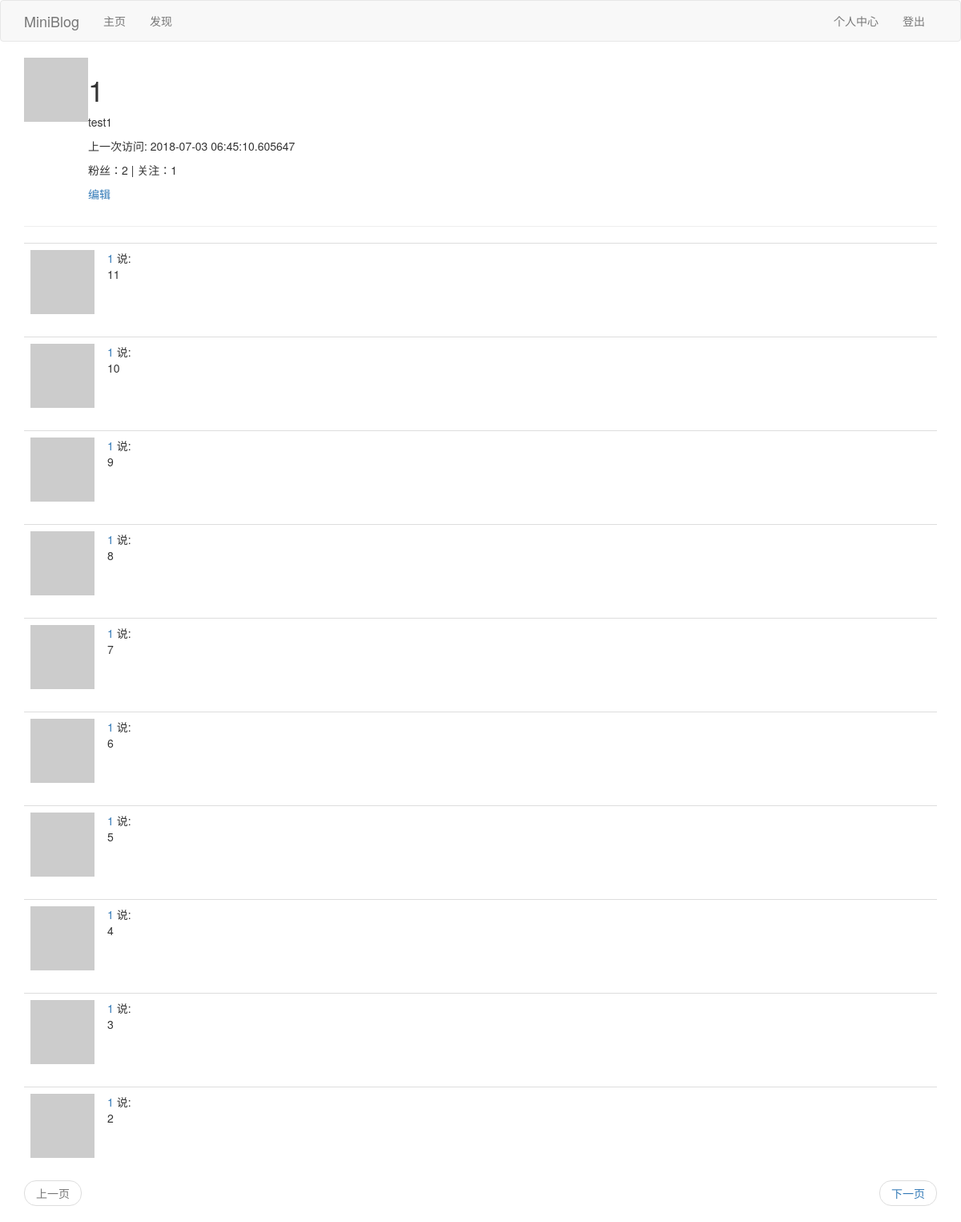
/user/1 (signed in), run on the app's committed database.
### app/models.py (models this page shows, shortened)
class User(UserMixin,db.Model):
	__tablename__ = 'user'
	id = db.Column(db.Integer,primary_key=True)
	username = db.Column(db.String(64),index=True,unique=True)
	email = db.Column(db.String(64),index=True,unique=True)
	password_hash = db.Column(db.String(128))
	posts = db.relationship('Post',backref='author',lazy='dynamic')
	about_me = db.Column(db.String(140))
	last_seen = db.Column(db.DateTime,default=datetime.utcnow)
	def __repr__(self):
		return '<User {}'.format(self.username)
	__str__ = __repr__
	def avatar(self,size):
		digest = md5(self.email.lower().encode('utf-8')).hexdigest()
		return r'https://www.gravatar.com/avatar/{}?d=identicon&s={}'.format(digest,size)
	followed = db.relationship("User",secondary=followers,
		primaryjoin=(followers.c.follower_id == id),
		secondaryjoin=(followers.c.followed_id == id),
		backref=db.backref('followers',lazy='dynamic'),lazy='dynamic'
		)

class Post(db.Model):
    id = db.Column(db.Integer, primary_key=True)
    body = db.Column(db.String(140))
    timestamp = db.Column(db.DateTime, index=True, default=datetime.utcnow)
    user_id = db.Column(db.Integer, db.ForeignKey('user.id'))

### app/views.py (the view)
@app.route('/user/<username>')
@login_required
def user(username):
	user = User.query.filter_by(username=username).first_or_404()
	page = request.args.get('page',1,type=int)
	posts = user.posts.order_by(Post.timestamp.desc()).paginate(
		page,app.config['POSTS_PER_PAGE'],False)
	next_url = url_for('user',username=username,page=posts.next_num) if posts.has_next else None
	prev_url = url_for('user',username=username,page=posts.prev_num) if posts.has_prev else None
	return render_template('user.html',user=user,posts=posts.items,next_url=next_url, prev_url=prev_url)

### app/models.py (called while the page is built)
@login.user_loader
def load_user(id):
	return User.query.get(int(id))

### app/views.py (called while the page is built)
@app.before_request
def before_request():
	if current_user.is_authenticated:
		current_user.last_seen = datetime.utcnow()
		db.session.commit()

### app/templates/user.html
{% extends "base.html" %}
{% block app_content %}
	<table>
        <tr valign="top">
            <td><img src="{{ user.avatar(128) }}"></td>
            <td>
            	<h1>{{ user.username }}</h1>
            	{% if user.about_me %}<p>{{ user.about_me }}</p>{% endif %}
                {% if user.last_seen %}<p>上一次访问: {{ user.last_seen }}</p>{% endif %}
                <p>粉丝：{{ user.followers.count() }} | 关注：{{ user.followed.count() }} </p>
                {% if user == current_user %}
                    <p><a href="{{ url_for('edit_profile') }}">编辑</a></p>
                {% elif current_user.is_following(user) %}
                    <p><a href="{{ url_for('unfollow', username=user.username) }}">取消关注</a></p>
                {% else %}
                    <p><a href="{{ url_for('follow', username=user.username) }}">点击关注</a></p>
                {% endif %}
            </td>
        </tr>
    </table>
	<hr>
	{% for post in posts %}
		{% include "_post.html" %}
	{% endfor %}
    {% include "_pagination.html" %}
{% endblock %}

### app/templates/_post.html
    <table class="table table-hover">
        <tr>
            <td width="70px">
                <a href="{{ url_for('user', username=post.author.username) }}">
                    <img src="{{ post.author.avatar(70) }}" />
                </a>
            </td>
            <td>
                <a href="{{ url_for('user', username=post.author.username) }}">
                    {{ post.author.username }}
                </a>
                说:
                <br>
                {{ post.body }}
            </td>
        </tr>
    </table>

### data on the page
User: username "1", about_me "test1", last_seen "2018-07-03 06:45:10.605647"
Post: author.username "1", body "11"
Post: author.username "1", body "10"
Post: author.username "1", body "9"
Post: author.username "1", body "8"
Post: author.username "1", body "7"
Post: author.username "1", body "6"
Post: author.username "1", body "5"
Post: author.username "1", body "4"
Post: author.username "1", body "3"
Post: author.username "1", body "2"

### other printed values
{{ user.followers.count() }} "2"
{{ user.followed.count() }} "1"
